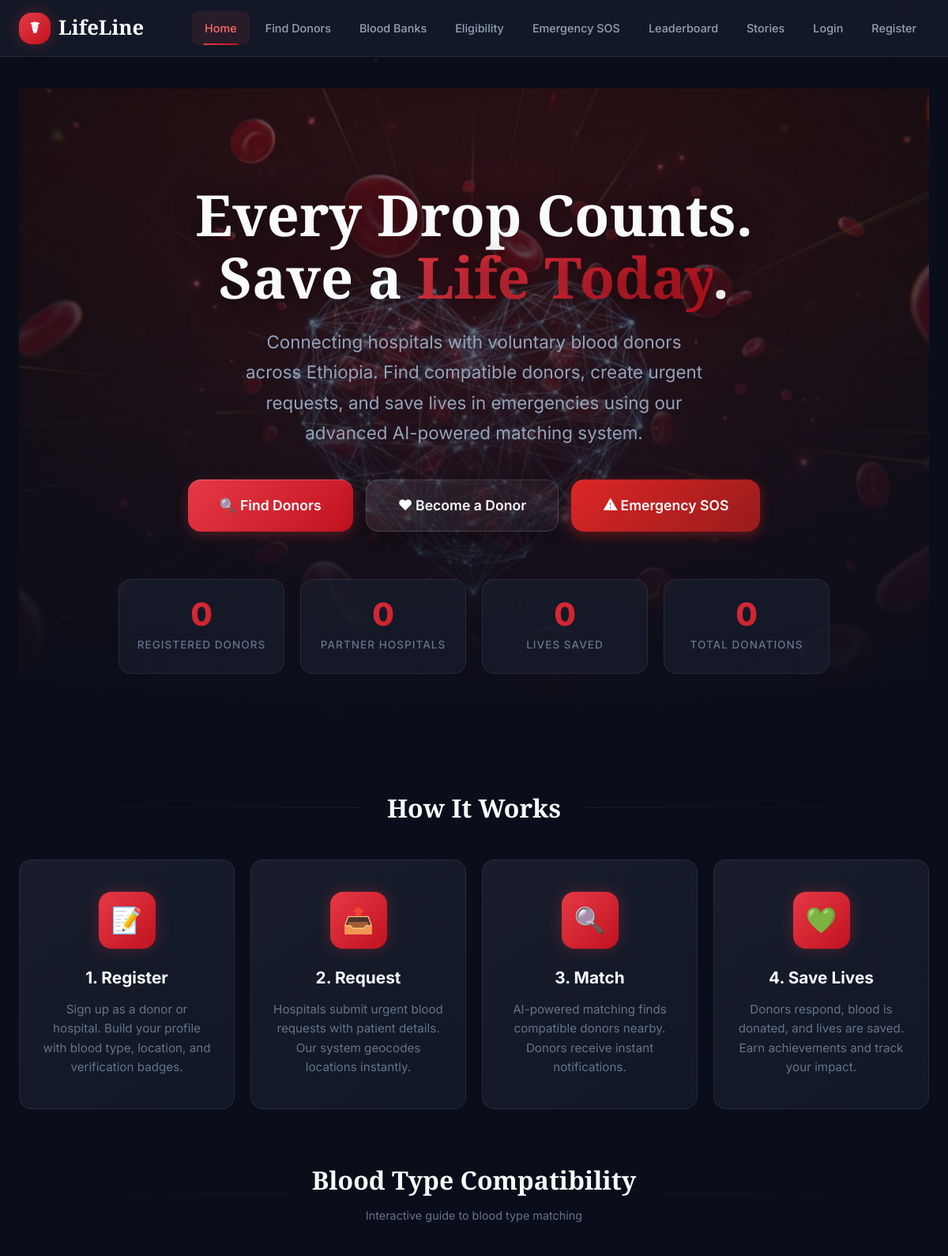
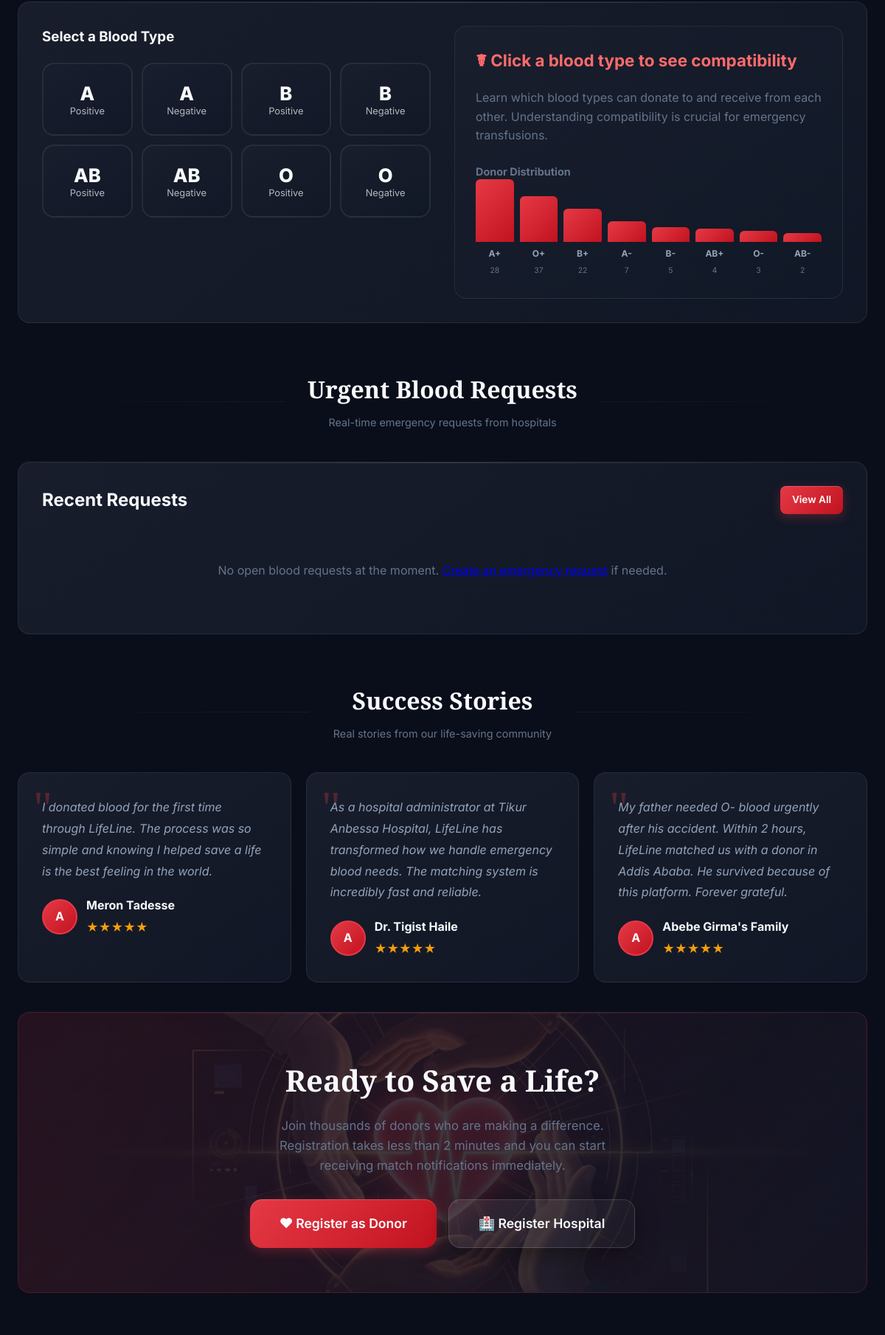
/lifeline/index.php (upper part), run on the app's committed database (2 pictures, top to bottom).
### tables this page shows
CREATE TABLE IF NOT EXISTS `testimonials` (
  `id`             INT(11) NOT NULL AUTO_INCREMENT,
  `donor_id`       INT(11) DEFAULT NULL,
  `recipient_name` VARCHAR(255) DEFAULT NULL,
  `story`          TEXT NOT NULL,
  `rating`         INT(11) DEFAULT '5',
  `is_approved`    TINYINT(1) DEFAULT '0',
  `created_at`     TIMESTAMP NULL DEFAULT CURRENT_TIMESTAMP,
  PRIMARY KEY (`id`),
  KEY `ix_testimonial_approved` (`is_approved`, `created_at`),
  CONSTRAINT `testimonials_donor_id_fkey`
    FOREIGN KEY (`donor_id`) REFERENCES `users` (`id`) ON DELETE SET NULL
);

### lifeline/includes/functions.php (called while the page is built, shortened)
<?php
function baseUrl(): string {
    static $base = null;
    if ($base !== null) return $base;
    $appPath = Config::get('APP_PATH', '');
    if ($appPath !== '') {
        $base = '/' . trim($appPath, '/');
        if ($base === '/') $base = '';
    } else {
        $scriptName = $_SERVER['SCRIPT_NAME'] ?? '';
        $phpSelf = $_SERVER['PHP_SELF'] ?? '';
        $path = $scriptName ?: $phpSelf;
        $currentDir = dirname($path);
        if (strpos($path, '/donor/') !== false) {
            $base = str_replace('/donor', '', $currentDir);
        } elseif (strpos($path, '/hospital/') !== false) {
            $base = str_replace('/hospital', '', $currentDir);
        } elseif (strpos($path, '/admin/') !== false) {
            $base = str_replace('/admin', '', $currentDir);
        } else {
            $base = ($currentDir === '/' || $currentDir === '\\') ? '' : $currentDir;
        }
        $base = rtrim($base, '/');
    }
    return $base;
}

### lifeline/index.php (the view, shortened to what this page needs)
<?php
require_once 'includes/functions.php';
$donorCount = $pdo->query("SELECT COUNT(*) FROM donor_profiles")->fetchColumn();
$hospitalCount = $pdo->query("SELECT COUNT(*) FROM hospital_profiles")->fetchColumn();
$fulfilledCount = $pdo->query("SELECT COUNT(*) FROM blood_requests WHERE status = 'fulfilled'")->fetchColumn();
$totalDonations = $pdo->query("SELECT COUNT(*) FROM donation_history")->fetchColumn();
$stmt = $pdo->query("
    SELECT br.*, hp.hospital_name
    FROM blood_requests br
    LEFT JOIN hospital_profiles hp ON br.hospital_id = hp.user_id
    WHERE br.status = 'open'
    ORDER BY br.created_at DESC
    LIMIT 5
");
$recentRequests = $stmt->fetchAll();
$testimonials = $pdo->query("
    SELECT t.*, dp.full_name as donor_name
    FROM testimonials t
    LEFT JOIN donor_profiles dp ON t.donor_id = dp.user_id
    WHERE t.is_approved = true
    ORDER BY t.created_at DESC
    LIMIT 3
")->fetchAll();
include 'includes/header.php';
?>
<canvas id="particle-canvas"></canvas>
<section class="hero">
    <div class="hero-bg"></div>
    <div class="hero-content">
        <h1>Every Drop Counts.<br>Save a <span class="highlight">Life Today</span>.</h1>
        <p>Connecting hospitals with voluntary blood donors across Ethiopia. Find compatible donors, create urgent requests, and save lives in emergencies using our advanced AI-powered matching system.</p>
        <div class="hero-actions">
            <a href="<?php echo baseUrl(); ?>/find_donors.php" class="btn btn-large">&#128269; Find Donors</a>
            <a href="<?php echo baseUrl(); ?>/register.php?role=donor" class="btn btn-large btn-glass">&#10084; Become a Donor</a>
            <a href="<?php echo baseUrl(); ?>/emergency.php" class="btn btn-large btn-sos">&#9888; Emergency SOS</a>
        </div>
    </div>
    <div class="hero-stats-bar">
        <div class="hero-stat">
            <div class="hero-stat-value" data-counter="<?php echo (int)$donorCount; ?>">0</div>
            <div class="hero-stat-label">Registered Donors</div>
        </div>
        <div class="hero-stat">
            <div class="hero-stat-value" data-counter="<?php echo (int)$hospitalCount; ?>">0</div>
            <div class="hero-stat-label">Partner Hospitals</div>
        </div>
        <div class="hero-stat">
            <div class="hero-stat-value" data-counter="<?php echo (int)$fulfilledCount; ?>">0</div>
            <div class="hero-stat-label">Lives Saved</div>
        </div>
        <div class="hero-stat">
            <div class="hero-stat-value" data-counter="<?php echo (int)$totalDonations; ?>">0</div>
            <div class="hero-stat-label">Total Donations</div>
        </div>
    </div>
</section>
<div class="section-divider">
    <h2>How It Works</h2>
</div>
<section class="grid-4 mb-40">
    <div class="feature-card" data-animate="animate-fade-up">
        <div class="feature-icon">&#128221;</div>
        <h3>1. Register</h3>
        <p>Sign up as a donor or hospital. Build your profile with blood type, location, and verification badges.</p>
    </div>
    <div class="feature-card stagger-1" data-animate="animate-fade-up">
        <div class="feature-icon">&#128228;</div>
        <h3>2. Request</h3>
        <p>Hospitals submit urgent blood requests with patient details. Our system geocodes locations instantly.</p>
    </div>
    <div class="feature-card stagger-2" data-animate="animate-fade-up">
        <div class="feature-icon">&#128269;</div>
        <h3>3. Match</h3>
        <p>AI-powered matching finds compatible donors nearby. Donors receive instant notifications.</p>
    </div>
    <div class="feature-card stagger-3" data-animate="animate-fade-up">
        <div class="feature-icon">&#128154;</div>
        <h3>4. Save Lives</h3>
        <p>Donors respond, blood is donated, and lives are saved. Earn achievements and track your impact.</p>
    </div>
</section>
<div class="section-divider">
    <h2>Blood Type Compatibility
        <span class="subtitle">Interactive guide to blood type matching</span>
    </h2>
</div>
<section class="card mb-40">
    <div class="blood-explorer">
        <div>
            <h3 class="mb-20 text-primary">Select a Blood Type</h3>
            <div class="blood-type-grid" id="bloodTypeGrid">
                <button class="blood-type-btn" onclick="showCompat('A+')"><span class="type-label">A</span><span class="type-rh">Positive</span></button>
                <button class="blood-type-btn" onclick="showCompat('A-')"><span class="type-label">A</span><span class="type-rh">Negative</span></button>
                <button class="blood-type-btn" onclick="showCompat('B+')"><span class="type-label">B</span><span class="type-rh">Positive</span></button>
                <button class="blood-type-btn" onclick="showCompat('B-')"><span class="type-label">B</span><span class="type-rh">Negative</span></button>
                <button class="blood-type-btn" onclick="showCompat('AB+')"><span class="type-label">AB</span><span class="type-rh">Positive</span></button>
                <button class="blood-type-btn" onclick="showCompat('AB-')"><span class="type-label">AB</span><span class="type-rh">Negative</span></button>
                <button class="blood-type-btn" onclick="showCompat('O+')"><span class="type-label">O</span><span class="type-rh">Positive</span></button>
                <button class="blood-type-btn" onclick="showCompat('O-')"><span class="type-label">O</span><span class="type-rh">Negative</span></button>
            </div>
        </div>
        <div class="compat-panel" id="compatPanel">
            <h3>&#9764; Click a blood type to see compatibility</h3>
            <p class="text-muted">Learn which blood types can donate to and receive from each other. Understanding compatibility is crucial for emergency transfusions.</p>
            <div class="mt-24">
                <h4 class="fs-90 text-muted mb-12">Donor Distribution</h4>
                <div class="chart-bars">
                    <div class="chart-col">
                        <div class="chart-bar" style="height:85px;"></div>
                        <span class="fs-75 fw-700 text-secondary">A+</span>
                        <span class="fs-65 text-muted">28</span>
                    </div>
                    <div class="chart-col">
                        <div class="chart-bar" style="height:62px;"></div>
                        <span class="fs-75 fw-700 text-secondary">O+</span>
                        <span class="fs-65 text-muted">37</span>
                    </div>
                    <div class="chart-col">
                        <div class="chart-bar" style="height:45px;"></div>
                        <span class="fs-75 fw-700 text-secondary">B+</span>
                        <span class="fs-65 text-muted">22</span>
                    </div>
                    <div class="chart-col">
                        <div class="chart-bar" style="height:28px;"></div>
                        <span class="fs-75 fw-700 text-secondary">A-</span>
                        <span class="fs-65 text-muted">7</span>
                    </div>
                    <div class="chart-col">
                        <div class="chart-bar" style="height:20px;"></div>
                        <span class="fs-75 fw-700 text-secondary">B-</span>
                        <span class="fs-65 text-muted">5</span>
                    </div>
                    <div class="chart-col">
                        <div class="chart-bar" style="height:18px;"></div>
                        <span class="fs-75 fw-700 text-secondary">AB+</span>
                        <span class="fs-65 text-muted">4</span>
                    </div>
                    <div class="chart-col">
                        <div class="chart-bar" style="height:15px;"></div>
                        <span class="fs-75 fw-700 text-secondary">O-</span>
                        <span class="fs-65 text-muted">3</span>
                    </div>
                    <div class="chart-col">
                        <div class="chart-bar" style="height:12px;"></div>
                        <span class="fs-75 fw-700 text-secondary">AB-</span>
                        <span class="fs-65 text-muted">2</span>
                    </div>
                </div>
            </div>
        </div>
    </div>
</section>
<div class="section-divider">
    <h2>Urgent Blood Requests
        <span class="subtitle">Real-time emergency requests from hospitals</span>
    </h2>
</div>
<section class="card">
    <div class="card-header">
        <h2>Recent Requests</h2>
        <a href="<?php echo baseUrl(); ?>/find_donors.php" class="btn btn-small">View All</a>
    </div>
    <?php if (count($recentRequests) > 0): ?>
        <div class="table-wrapper">
        <table>
            <thead>
                <tr>
                    <th>Hospital</th>
                    <th>Blood Type</th>
                    <th>Units</th>
                    <th>Urgency</th>
                    <th>Required By</th>
                    <th>Location</th>
                    <th>Action</th>
                </tr>
            </thead>
            <tbody>
                <?php foreach ($recentRequests as $req): ?>
                <tr>
                    <td><strong><?php echo htmlspecialchars($req['hospital_name']); ?></strong></td>
                    <td><span class="blood-badge"><?php echo htmlspecialchars($req['patient_blood_type']); ?></span></td>
                    <td><?php echo (int)$req['units_needed']; ?></td>
                    <td>
                        <span class="badge badge-<?php echo $req['urgency']; ?>">
                            <?php echo ucfirst($req['urgency']); ?>
                        </span>
                    </td>
                    <td><?php echo $req['required_date'] ? htmlspecialchars($req['required_date']) : 'ASAP'; ?></td>
                    <td><?php echo htmlspecialchars($req['city'] . ', ' . $req['state']); ?></td>
                    <td><a href="<?php echo baseUrl(); ?>/view_request.php?id=<?php echo (int)$req['id']; ?>" class="btn btn-small">View</a></td>
                </tr>
                <?php endforeach; ?>
            </tbody>
        </table>
        </div>
    <?php else: ?>
        <p class="empty-note">No open blood requests at the moment. <a href="<?php echo baseUrl(); ?>/emergency.php">Create an emergency request</a> if needed.</p>
    <?php endif; ?>
</section>
<?php if (count($testimonials) > 0): ?>
<div class="section-divider">
    <h2>Success Stories
        <span class="subtitle">Real stories from our life-saving community</span>
    </h2>
</div>
<section class="grid-3 mb-40">
    <?php foreach ($testimonials as $t): ?>
    <div class="testimonial-card" data-animate="animate-fade-up">
        <p class="testimonial-text"><?php echo htmlspecialchars($t['story']); ?></p>
        <div class="testimonial-author">
            <div class="testimonial-avatar testimonial-avatar--initials">
                <?php echo strtoupper(substr($t['donor_name'] ?? 'A', 0, 1)); ?>
            </div>
            <div class="testimonial-info">
                <h4><?php echo htmlspecialchars($t['donor_name'] ?? $t['recipient_name'] ?? 'Anonymous'); ?></h4>
                <div class="testimonial-stars">
                    <?php echo str_repeat('&#9733;', $t['rating']); ?>
                </div>
            </div>
        </div>
    </div>
    <?php endforeach; ?>
</section>
<?php endif; ?>
<section class="card cta-section">
    <div class="cta-section-bg"></div>
    <div class="relative z-1">
        <h2>Ready to Save a Life?</h2>
        <p class="text-muted maxw-500 mx-auto mb-32 fs-105">Join thousands of donors who are making a difference. Registration takes less than 2 minutes and you can start receiving match notifications immediately.</p>
        <div class="flex gap-16 justify-center flex-wrap">
            <a href="<?php echo baseUrl(); ?>/register.php?role=donor" class="btn btn-large">&#10084; Register as Donor</a>
            <a href="<?php echo baseUrl(); ?>/register.php?role=hospital" class="btn btn-large btn-glass">&#127973; Register Hospital</a>
        </div>
    </div>
</section>
<?php include 'includes/footer.php'; ?>

### data on the page
testimonials: story "I donated blood for the first time through LifeLine. The process was so simple and knowing I helped save a life is the best feeling in the world.", donor_name "A", recipient_name "Meron Tadesse", rating "★★★★★"
testimonials: story "As a hospital administrator at Tikur Anbessa Hospital, LifeLine has transformed how we handle emergency blood needs. The matching system is incredibly fast and reliable.", donor_name "A", recipient_name "Dr. Tigist Haile", rating "★★★★★"
testimonials: story "My father needed O- blood urgently after his accident. Within 2 hours, LifeLine matched us with a donor in Addis Ababa. He survived because of this platform. Forever grateful.", donor_name "A", recipient_name "Abebe Girma's Family", rating "★★★★★"
